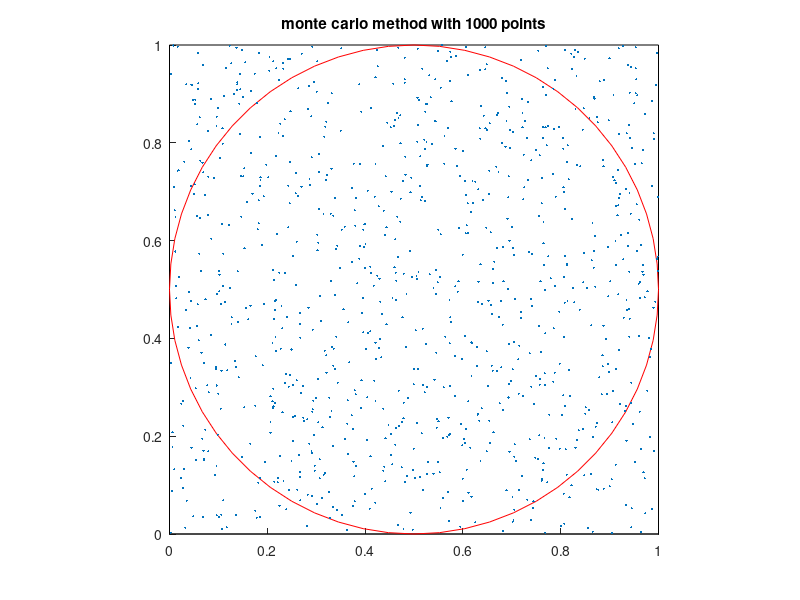
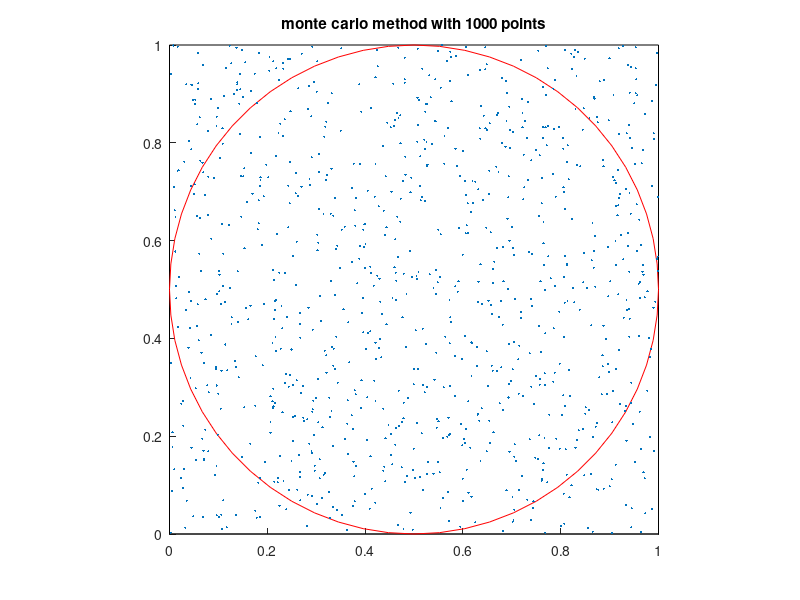

These charts were generated, in order, by the following MATLAB code:
#! /usr/bin/octave -qf

x = rand(1,1000);
y = rand(1,1000);
axis square
rectangle("Position",[0 0 1 1]);
#hold on
rectangle("Position",[0 0 1 1],"Curvature",1,"EdgeColor","r");
hold on
plot(x,y,'.','markersize',5);
title('monte carlo method with 1000 points')
print -color -dpng montecarlo_pi.png
print -color -deps montecarlo_pi.eps
